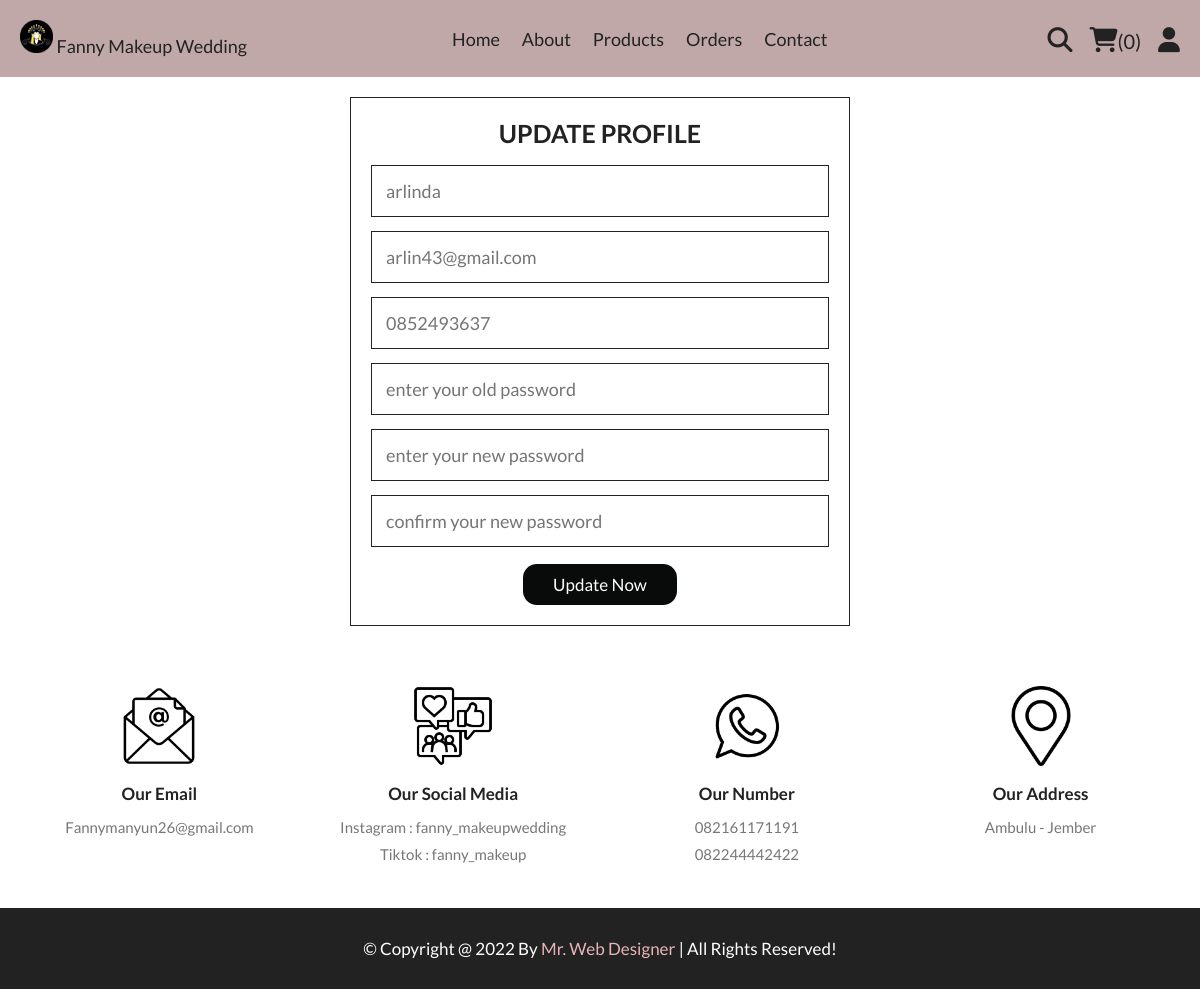
The page /update_profile.php (signed in) on the database its author committed.
### tables this page shows
CREATE TABLE `users` (
  `id` int(11) NOT NULL,
  `name` varchar(50) NOT NULL,
  `email` varchar(50) NOT NULL,
  `number` varchar(50) NOT NULL,
  `password` varchar(50) NOT NULL,
  `address` varchar(255) NOT NULL
);

### update_profile.php (the view, shortened to what this page needs)
<?php
include 'components/connect.php';
?>
<!DOCTYPE html>
<html lang="en">
<head>
   <link rel="stylesheet" href="https://cdnjs.cloudflare.com/ajax/libs/font-awesome/6.1.1/css/all.min.css">
   <link rel="stylesheet" href="https://stackpath.bootstrapcdn.com/font-awesome/4.7.0/css/font-awesome.min.css"
      type="text/css" media="all"/>
   <link rel="stylesheet" href="css/style.css">
</head>
<body>
<?php include 'components/user_header.php'; ?>
<section class="form-container update-form">
   <form action="" method="post">
      <h3>update profile</h3>
      <input type="text" name="name" placeholder="<?= $fetch_profile['name']; ?>" class="box" maxlength="50">
      <input type="email" name="email" placeholder="<?= $fetch_profile['email']; ?>" class="box" maxlength="50" oninput="this.value = this.value.replace(/\s/g, '')">
      <input type="number" name="number" placeholder="<?= $fetch_profile['number']; ?>"" class="box" min="0" max="9999999999" maxlength="10">
      <input type="password" name="old_pass" placeholder="enter your old password" class="box" maxlength="50" oninput="this.value = this.value.replace(/\s/g, '')">
      <input type="password" name="new_pass" placeholder="enter your new password" class="box" maxlength="50" oninput="this.value = this.value.replace(/\s/g, '')">
      <input type="password" name="confirm_pass" placeholder="confirm your new password" class="box" maxlength="50" oninput="this.value = this.value.replace(/\s/g, '')">
      <input type="submit" value="update now" name="submit" class="btn">
   </form>
</section>
<?php include 'components/footer.php'; ?>
</body>
</html>

### css/style.css (style rules this page uses)
:root { --color-custom : #E8B4B8; --yellow:#fed330; --red:#e74c3c; --white:#fff; --black:#222; --light-color:#777; --border:.1rem solid var(--black); --pr-color : #E8B4B8; }
* { font-family: 'Lato' ,'Rubik', 'sans-serif'; margin:0; padding:0; box-sizing: border-box; outline: none; border: none; text-decoration: none; }
html { font-size: 62.5%; overflow-x: hidden; scroll-behavior: smooth; stop-opacity: 7rem; }
section { margin:0 auto; max-width: 1200px; padding:2rem; }
.btn, .delete-btn { margin-top: 1rem; display: inline-block; font-size: 1.7rem; padding:1rem 3rem; cursor: pointer; text-transform: capitalize; transition: .2s linear; }
.btn { background-color: #090a0a; color:white; border-radius: 14px; }
.form-container form { border:var(--border); margin:0 auto; max-width: 50rem; padding:2rem; text-align: center; }
.form-container form h3 { font-size: 2.5rem; color:var(--black); text-transform: uppercase; margin-bottom: 1rem; }
.form-container form .box { margin:.7rem 0; width: 100%; border:var(--border); padding:1.4rem; font-size: 1.8rem; color:var(--black); }

### rows shown on the page
users: name "arlinda", email "arlin43@gmail.com", number "0852493637"

### other values the page prints
$total_cart_items "0"
